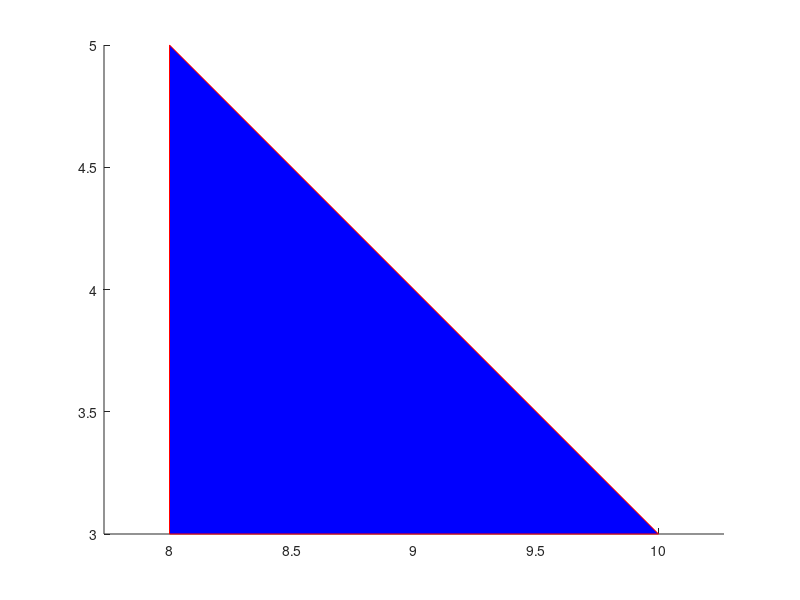

Source code (MATLAB):
%triunghi dreptunghic A(8,3), B(10,3) C(8,5)

xtr=[8;10;8];
ytr=[3; 3; 5];
patch(xtr,ytr,'b', 'edgecolor', 'r');
axis equal;